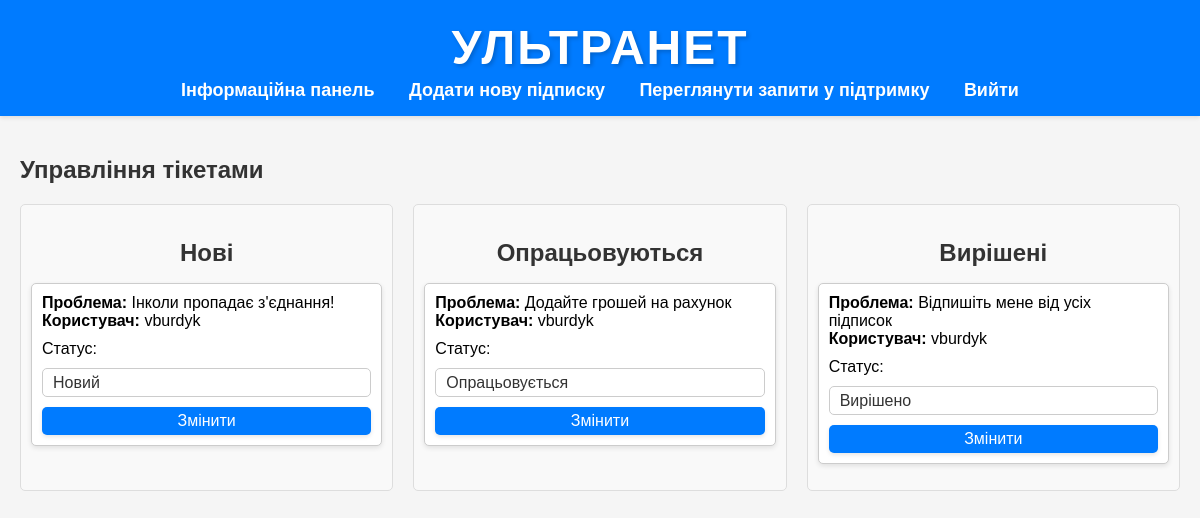
The app's page /provider/manage-tickets/ (signed in) with its own data.
### provider/models.py (models this page shows, shortened)
class SupportTicket(models.Model):
    STATUS_CHOICES = [
        ('Open', 'Open'),
        ('In Progress', 'In Progress'),
        ('Resolved', 'Resolved')
    ]
    user = models.ForeignKey(
        User,
        on_delete=models.CASCADE,
        related_name="support_tickets",
        null=True,  # дозволяємо null для існуючих записів
        blank=True
    )
    issue = models.TextField(blank=True)  # дозволяємо пустий текст
    status = models.CharField(
        max_length=20,
        default='Open',
        choices=STATUS_CHOICES
    )
    date_created = models.DateTimeField(default=timezone.now)
    date_updated = models.DateTimeField(auto_now=True)
    class Meta:
        db_table = 'support_tickets'

### provider/views.py (the view, shortened to what this page needs)
# urls.py: path('manage-tickets/', views.manage_tickets, name='manage_tickets'),
@staff_member_required(login_url='login')
def manage_tickets(request):
    open_tickets = SupportTicket.objects.filter(status='Open')
    in_progress_tickets = SupportTicket.objects.filter(status='In Progress')
    resolved_tickets = SupportTicket.objects.filter(status='Resolved')
    return render(request, 'manage_tickets.html', {
        'open_tickets': open_tickets,
        'in_progress_tickets': in_progress_tickets,
        'resolved_tickets': resolved_tickets
    })

### templates/manage_tickets.html (shortened to what this page needs)
{% extends 'base.html' %}
{% block content %}
<h2>Управління тікетами</h2>
<div class="tickets-container">
    <div class="column">
        <h3>Нові</h3>
        <ul>
            {% for ticket in open_tickets %}
                <li class="ticket-card">
                    <strong>Проблема:</strong> {{ ticket.issue }}<br>
                    <strong>Користувач:</strong> {{ ticket.user.username }}<br>
                    <form method="POST" class="ticket-form">
                        <label for="status">Статус:</label>
                        <select name="status" class="ticket-status">
                            <option value="Open" selected>Новий</option>
                        </select>
                        <button type="submit" class="btn-submit">Змінити</button>
                    </form>
                </li>
            {% endfor %}
        </ul>
    </div>
    <div class="column">
        <h3>Опрацьовуються</h3>
        <ul>
            {% for ticket in in_progress_tickets %}
                <li class="ticket-card">
                    <strong>Проблема:</strong> {{ ticket.issue }}<br>
                    <strong>Користувач:</strong> {{ ticket.user.username }}<br>
                    <form method="POST" class="ticket-form">
                        <label for="status">Статус:</label>
                        <select name="status" class="ticket-status">
                            <option value="In Progress" selected>Опрацьовується</option>
                        </select>
                        <button type="submit" class="btn-submit">Змінити</button>
                    </form>
                </li>
            {% endfor %}
        </ul>
    </div>
    <div class="column">
        <h3>Вирішені</h3>
        <ul>
            {% for ticket in resolved_tickets %}
                <li class="ticket-card">
                    <strong>Проблема:</strong> {{ ticket.issue }}<br>
                    <strong>Користувач:</strong> {{ ticket.user.username }}<br>
                    <form method="POST" class="ticket-form">
                        <label for="status">Статус:</label>
                        <select name="status" class="ticket-status">
                            <option value="Resolved" selected>Вирішено</option>
                        </select>
                        <button type="submit" class="btn-submit">Змінити</button>
                    </form>
                </li>
            {% endfor %}
        </ul>
    </div>
</div>
{% endblock %}

### static/styles.css (style rules this page uses)
body { font-family: Arial, sans-serif; margin: 0; padding: 0; background-color: #f5f5f5; }
h2, h3 { color: #333; }
button { background-color: #007bff; color: white; padding: 10px 15px; border: none; border-radius: 5px; cursor: pointer; font-size: 16px; width: 100%; box-shadow: 0 2px 4px rgba(0, 0, 0, 0.1); transition: background-color 0.3s ease, transform 0.3s ease; }

### templates/manage_tickets.html (style rules this page uses)
.tickets-container { display: flex; gap: 20px; }
.column { flex: 1; padding: 10px; background: #f9f9f9; border: 1px solid #ddd; border-radius: 5px; }
h3 { text-align: center; font-size: 1.5em; color: #333; margin-bottom: 15px; }
ul { list-style: none; padding: 0; }
.ticket-card { margin-bottom: 15px; padding: 10px; background: #fff; border: 1px solid #ccc; border-radius: 5px; box-shadow: 0 2px 5px rgba(0, 0, 0, 0.1); }
.ticket-form { display: flex; flex-direction: column; gap: 10px; margin-top: 10px; }
.ticket-status { padding: 5px 10px; font-size: 1em; border: 1px solid #ccc; border-radius: 5px; background-color: #fff; color: #333; appearance: none; }
.btn-submit { align-self: flex-start; padding: 5px 15px; font-size: 1em; background-color: #007bff; color: #fff; border: none; border-radius: 5px; cursor: pointer; transition: background-color 0.3s ease; }

### records on screen
SupportTicket: issue "Інколи пропадає з'єднання!", user.username "vburdyk"
SupportTicket: issue "Додайте грошей на рахунок", user.username "vburdyk"
SupportTicket: issue "Відпишіть мене від усіх підписок", user.username "vburdyk"
